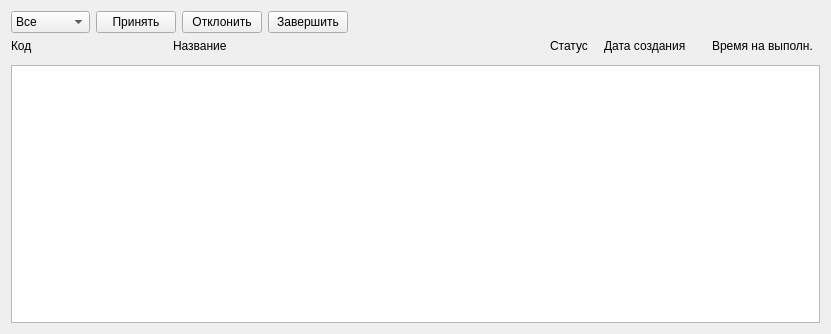
<?xml version="1.0" encoding="UTF-8"?>
<ui version="4.0">
 <class>TaskManagementWidget</class>
 <widget class="QWidget" name="TaskManagementWidget">
  <property name="geometry">
   <rect>
    <x>0</x>
    <y>0</y>
    <width>831</width>
    <height>334</height>
   </rect>
  </property>
  <property name="windowTitle">
   <string>Form</string>
  </property>
  <layout class="QVBoxLayout" name="verticalLayout">
   <item>
    <layout class="QHBoxLayout" name="horizontalLayout_2">
     <item>
      <widget class="QComboBox" name="comboBox">
       <item>
        <property name="text">
         <string>Все</string>
        </property>
       </item>
       <item>
        <property name="text">
         <string>Текущие</string>
        </property>
       </item>
       <item>
        <property name="text">
         <string>Новые</string>
        </property>
       </item>
      </widget>
     </item>
     <item>
      <widget class="QPushButton" name="pushButton">
       <property name="text">
        <string>Принять</string>
       </property>
      </widget>
     </item>
     <item>
      <widget class="QPushButton" name="pushButton_2">
       <property name="text">
        <string>Отклонить</string>
       </property>
      </widget>
     </item>
     <item>
      <widget class="QPushButton" name="pushButton_3">
       <property name="text">
        <string>Завершить</string>
       </property>
      </widget>
     </item>
     <item>
      <spacer name="horizontalSpacer">
       <property name="orientation">
        <enum>Qt::Horizontal</enum>
       </property>
       <property name="sizeHint" stdset="0">
        <size>
         <width>40</width>
         <height>20</height>
        </size>
       </property>
      </spacer>
     </item>
    </layout>
   </item>
   <item>
    <layout class="QHBoxLayout" name="horizontalLayout" stretch="3,7,1,2,2">
     <property name="spacing">
      <number>0</number>
     </property>
     <item>
      <widget class="QLabel" name="label">
       <property name="text">
        <string>Код </string>
       </property>
      </widget>
     </item>
     <item>
      <widget class="QLabel" name="label_2">
       <property name="text">
        <string>Название</string>
       </property>
      </widget>
     </item>
     <item>
      <widget class="QLabel" name="label_3">
       <property name="text">
        <string>Статус</string>
       </property>
      </widget>
     </item>
     <item>
      <widget class="QLabel" name="label_4">
       <property name="text">
        <string>Дата создания</string>
       </property>
      </widget>
     </item>
     <item>
      <widget class="QLabel" name="label_5">
       <property name="text">
        <string>Время на выполн.</string>
       </property>
      </widget>
     </item>
    </layout>
   </item>
   <item>
    <widget class="TaskRecordWidget" name="widget" native="true"/>
   </item>
   <item>
    <widget class="QListView" name="listView"/>
   </item>
  </layout>
 </widget>
 <customwidgets>
  <customwidget>
   <class>TaskRecordWidget</class>
   <extends>QWidget</extends>
   <header>GUI/TaskRecordWidget.h</header>
   <container>1</container>
  </customwidget>
 </customwidgets>
 <resources/>
 <connections/>
</ui>
